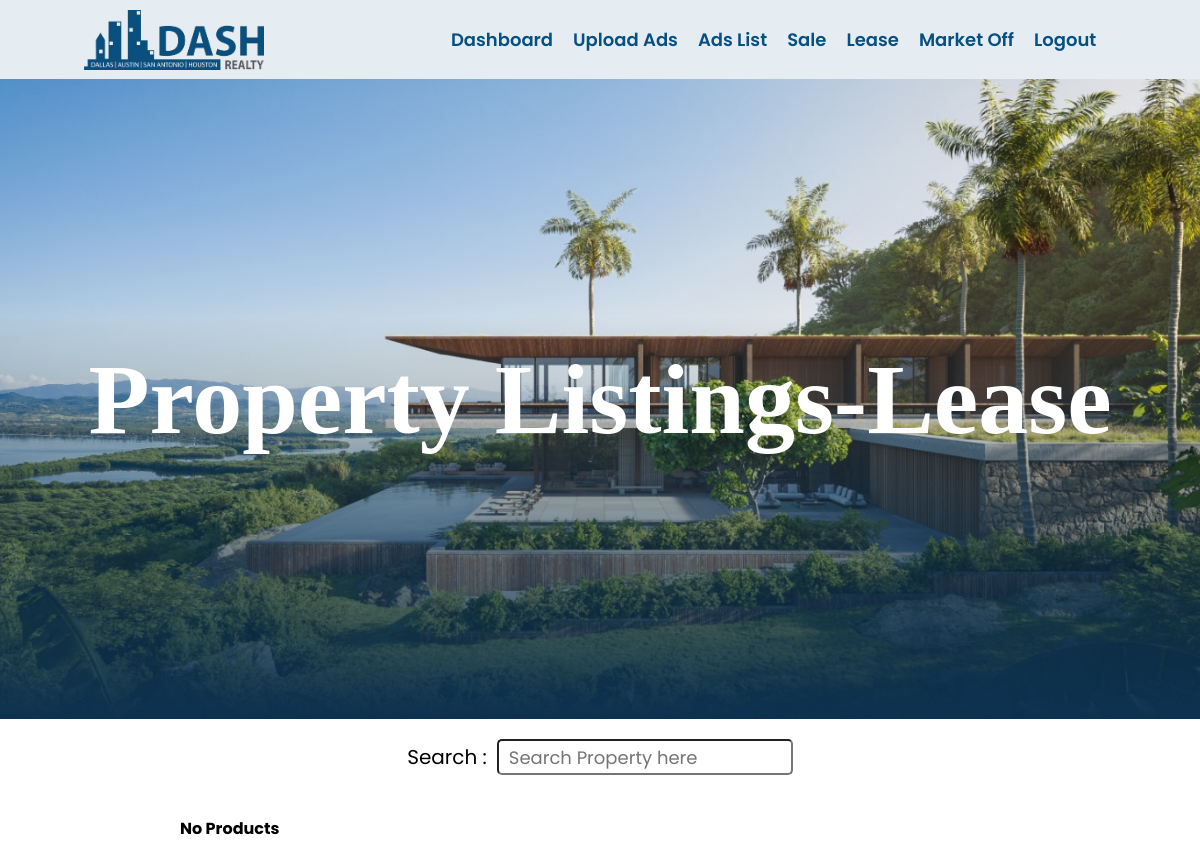
Before: /ads-lease.php with the older database file.
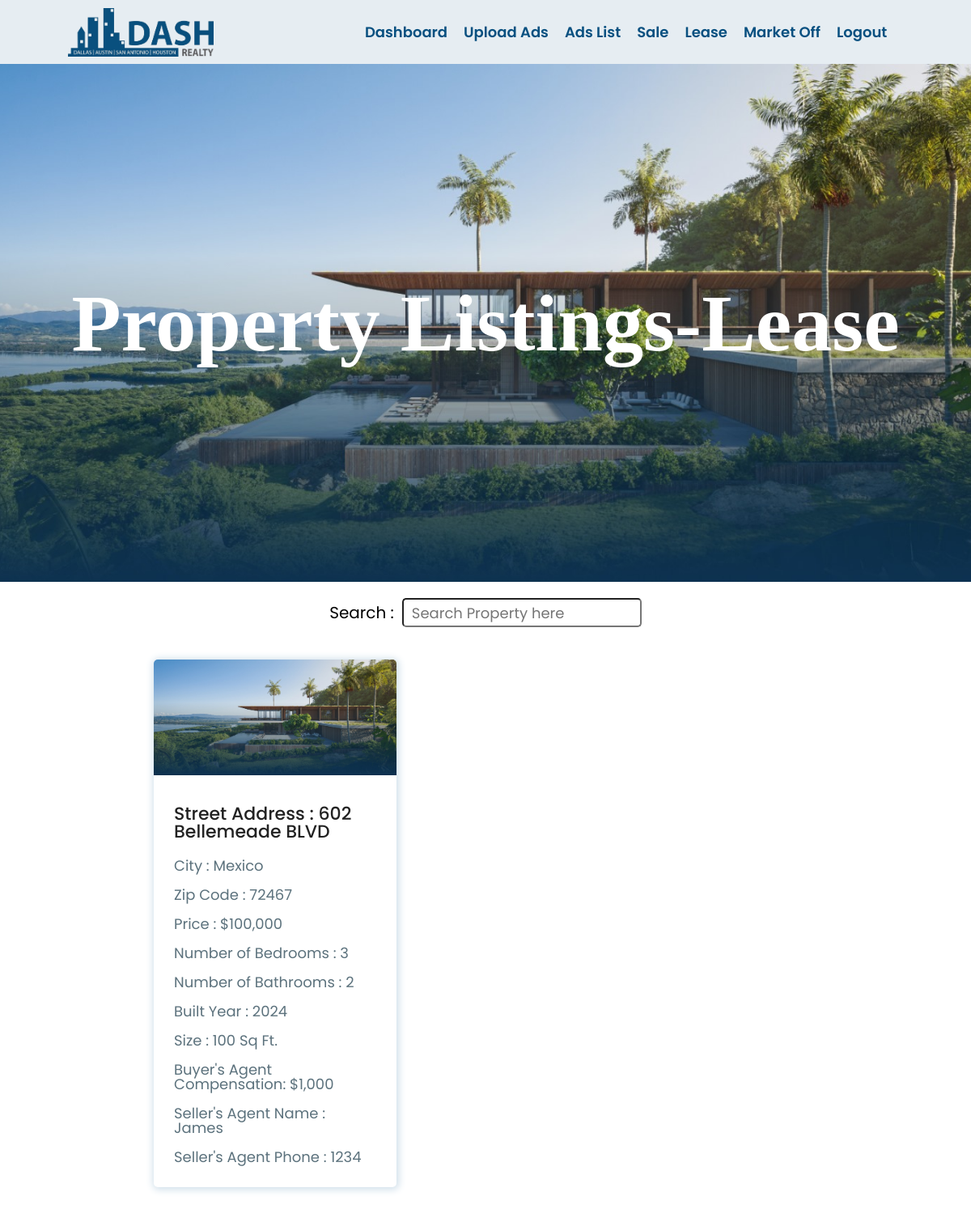
After: the same page with the newer database file.
### tables this page shows
CREATE TABLE `ads` (
  `ad_id` int(11) NOT NULL,
  `ad_address` varchar(255) NOT NULL,
  `ad_price` varchar(255) NOT NULL,
  `ad_size` varchar(255) NOT NULL,
  `ad_year` varchar(255) NOT NULL,
  `ad_commission` varchar(255) NOT NULL,
  `ad_img` varchar(255) NOT NULL,
  `ad_city` varchar(255) NOT NULL,
  `ad_zipcode` varchar(255) NOT NULL,
  `ad_bedroom` varchar(255) NOT NULL,
  `ad_bathroom` varchar(255) NOT NULL,
  `ad_agent_name` varchar(255) NOT NULL,
  `ad_agent_phone` varchar(255) NOT NULL,
  `ad_category` varchar(255) NOT NULL
);

### ads-lease.php (the view, shortened to what this page needs)
<!DOCTYPE html>
<html lang="en">
<head>
    <link rel="stylesheet" href="dash.css">
    <link rel="stylesheet" type="text/css" href="https://cdnjs.cloudflare.com/ajax/libs/slick-carousel/1.8.1/slick.min.css"/>
    <link rel="stylesheet" type="text/css" href="https://cdnjs.cloudflare.com/ajax/libs/slick-carousel/1.8.1/slick-theme.min.css"/>
</head>
<body>
    <nav>
        <div id="logo-pic">
            <img src="lmages/dash-logo-removebg.png" alt="threads" width="180" height="60">
        </div>
        <div>
            <ul id="nav-links">
                <li><a href="dashboard.php">Dashboard</a></li>
                <li><a href="products-upload.php">Upload Ads</a></li>
                <li><a href="productlist.php">Ads List</a></li>
                <li><a href="ads-sale.php">Sale</a></li>
                <li><a href="ads-lease.php">Lease</a></li>
                <li><a href="ads-market-off.php">Market Off</a></li>
                <li><a href="logout.php">Logout</a></li>
            </ul>
        </div>
    </nav>
    <div class="ads-hero-section">
        <h1>Property Listings-Lease</h1>
    </div>
    <div class="ads-search-bar" >
        <label for="search">Search :</label>
        <input type="text" id="search" autocomplete="off" placeholder="Search Property here">
    </div>
    <div id="ads-container" class="ads-flex-container">
        <?php
        include("conn.php");
        $sql = "SELECT * FROM ads WHERE `ad_category` = 'lease'";
        $result = mysqli_query($conn, $sql);
        if (mysqli_num_rows($result) > 0) {
            while ($row = mysqli_fetch_assoc($result)) {
        ?>
                <div class="flex-item">
                    <div class="dash-cart">
                        <div class="dash-cart-img">
                            <?php
                            $image_names = json_decode($row['ad_img'], true);
                            if (is_array($image_names) && count($image_names) > 0) {
                                foreach ($image_names as $image) {
                                    $image_path = "uploaded-Products/" . htmlspecialchars($image);
                                    if (file_exists($image_path)) {
                                        echo '<img src="' . $image_path . '" alt="Product Image">';
                                        break;
                                    }
                                }
                            }
                            ?>
                        </div>
                        <div class="dash-cart-data">
                            <p class="dash-address">Street Address : <?php echo htmlspecialchars($row['ad_address']); ?></p>
                            <p class="dash-sub-heading">City : <?php echo htmlspecialchars($row['ad_city']); ?></p>
                            <p class="dash-sub-heading">Zip Code : <?php echo htmlspecialchars($row['ad_zipcode']); ?></p>
                            <p class="dash-sub-heading">Price : $<?php echo htmlspecialchars($row['ad_price']); ?></p>
                            <p class="dash-sub-heading">Number of Bedrooms : <?php echo htmlspecialchars($row['ad_bedroom']); ?></p>
                            <p class="dash-sub-heading">Number of Bathrooms : <?php echo htmlspecialchars($row['ad_bathroom']); ?></p>
                            <p class="dash-sub-heading">Built Year : <?php echo htmlspecialchars($row['ad_year']); ?></p>
                            <p class="dash-sub-heading">Size : <?php echo htmlspecialchars($row['ad_size']); ?> Sq Ft.</p>
                            <p class="dash-sub-heading">Buyer's Agent Compensation: $<?php echo htmlspecialchars($row['ad_commission']); ?></p>
                            <p class="dash-sub-heading">Seller's Agent Name : <?php echo htmlspecialchars($row['ad_agent_name']); ?></p>
                            <p class="dash-sub-heading">Seller's Agent Phone : <?php echo htmlspecialchars($row['ad_agent_phone']); ?></p>
                        </div>
                    </div>
                </div>
        <?php
            }
        } else {
            echo "<h4>No Products</h4>";
        }
        ?>
    </div>
</body>
</html>

### dash.css (style rules this page uses)
body { margin: 0%; padding: 0%; font-family: "Poppins", sans-serif; }
.ads-hero-section { background-image: url(lmages/dash-bg.jpg); background-size: cover; background-position: center; height: 80vh; background-repeat: no-repeat; font-size: 60px; display: flex; justify-content: center; align-items: center; color: white; font-family: 'Times New Roman', Times, serif; }
nav { display: flex; background-color: #e6edf2; justify-content: space-around; }
#nav-links { display: flex; list-style: none; padding: 10px; }
#nav-links a { text-decoration: none; color: #085080; margin: 10px; transition: all; transition-duration: 500ms; font-size: 18px; font-weight: 600; }
#logo-pic { display: flex; justify-content: center; align-items: center; }
.ads-flex-container { margin: 10px 20%; max-width: 80%; display: flex; }
.flex-item { display: flex; margin: 20px 10px; border-radius:5px; transition: all 500ms; float: left; flex-wrap: nowrap; }
.dash-cart-img { flex-basis: 60%; }
.dash-cart-data { flex-basis: 40%; }
.dash-cart-img img { width: 100%; height: 100%; }
.dash-cart { display: flex; gap: 20px; font-family: "Nunito Sans"; width: 400px; flex-direction: column; background-color: white; border-radius: 5px; overflow: hidden; height: auto; box-shadow: 1px 1px 10px 2px #cfdfea; }
.dash-cart-data { padding-inline: 35px; padding-block: 10px; }
.dash-address { font-size: 24px; color: #222; font-weight: 500; font-family: "Poppins", sans-serif; }
.dash-sub-heading { color:#5c727d; font-size: 18px; font-family: "Poppins", sans-serif; line-height: 18px; }
.ads-search-bar { display: flex; justify-content: center; margin-block: 20px; align-items: center; gap: 10px; font-size: 20px; }
.ads-search-bar input { width: 280px; height: 30px; padding-left: 10px; border-radius: 5px; font-size: 18px; font-family: "Poppins"; }
@media screen and (max-width: 1440px) { .ads-hero-section { font-size: 50px; } }
@media screen and (max-width: 1440px) { .dash-cart { gap: 15px; width: 300px ; height: auto; } }
@media screen and (max-width: 1440px) { .ads-flex-container { margin: 10px 15%; width: 80%; } }
@media screen and (max-width: 1440px) { .dash-cart-data { padding-inline: 25px; padding-block: 0px; padding-bottom: 10px; } }
@media screen and (max-width: 1440px) { .dash-address { font-size: 22px; line-height: 22px; } }
@media screen and (max-width: 1440px) { .dash-sub-heading { font-size: 18px; line-height: 18px; } }

Changed rows visible on the page:
added ads: ad_address "602 Bellemeade BLVD", ad_city "Mexico", ad_zipcode "72467", ad_price "100,000", ad_bedroom "3", ad_bathroom "2", ad_year "2024", ad_size "100", ad_commission "1,000", ad_agent_name "James", ad_agent_phone "1234"
Other visible differences:
text no longer shown: "No Products"
